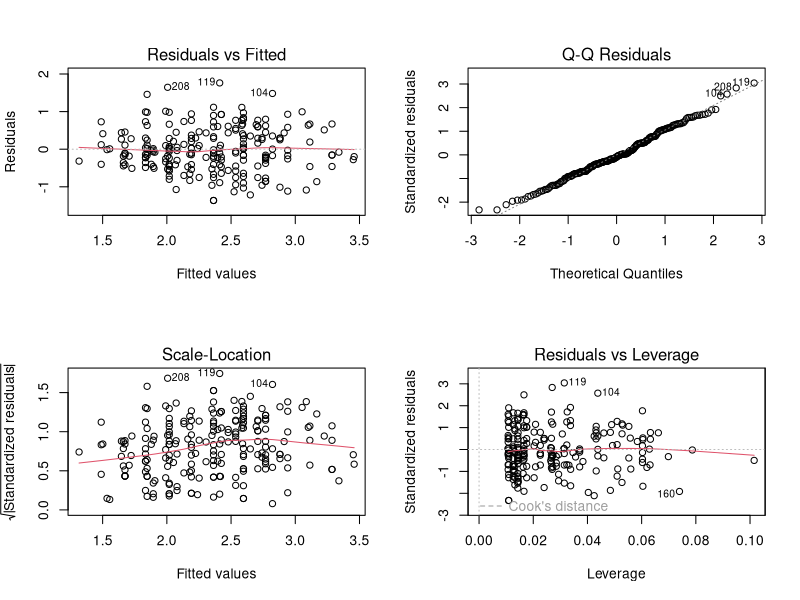
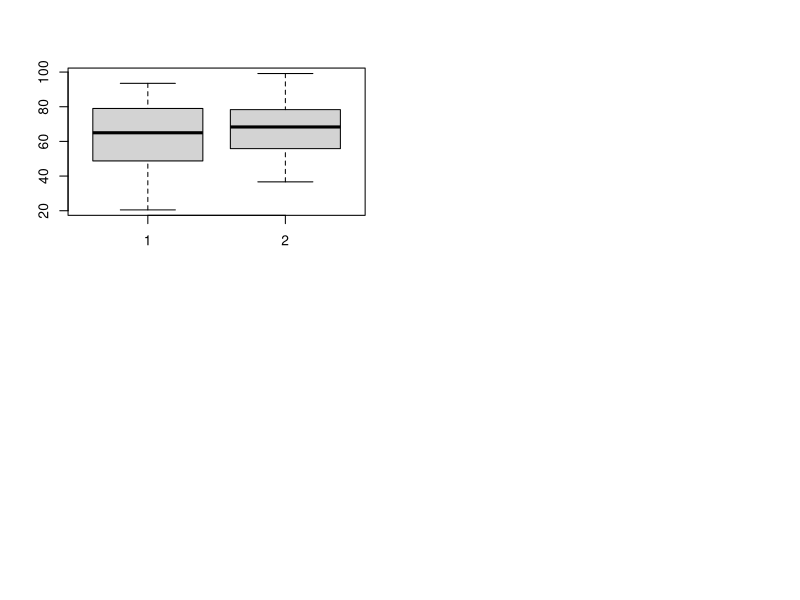
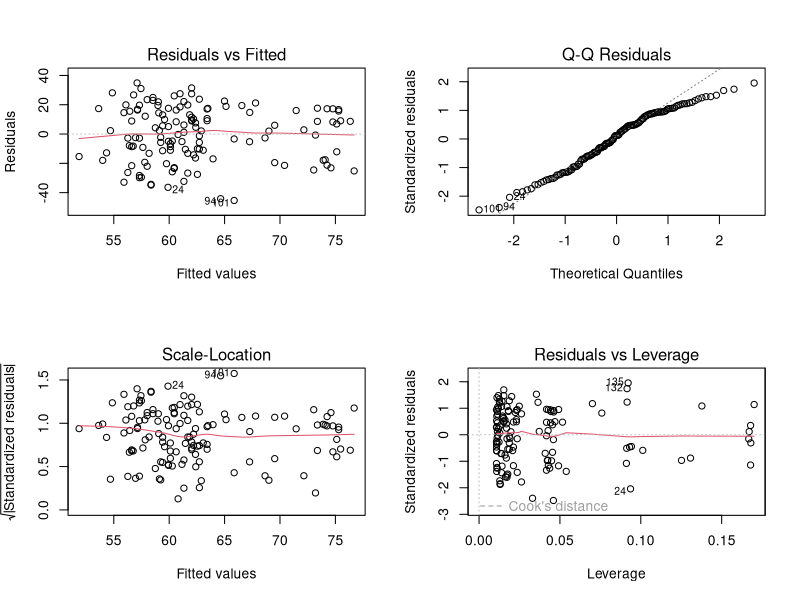
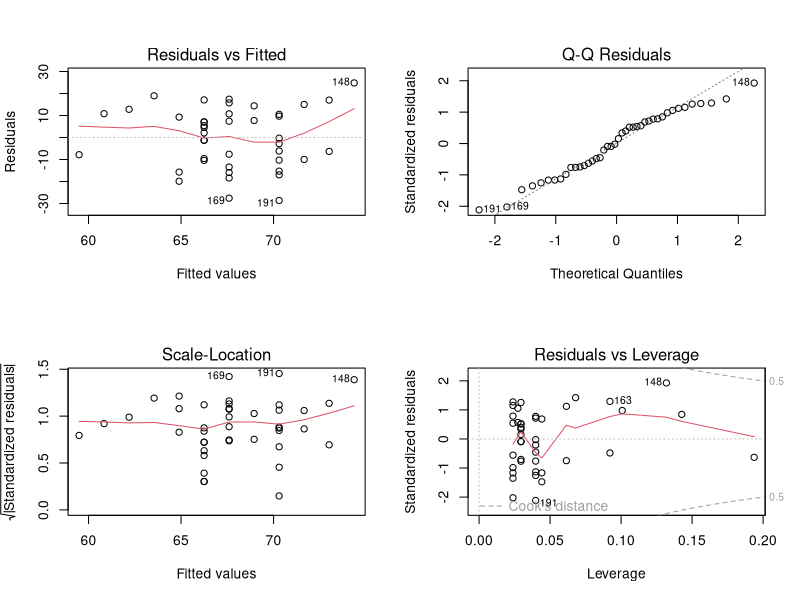
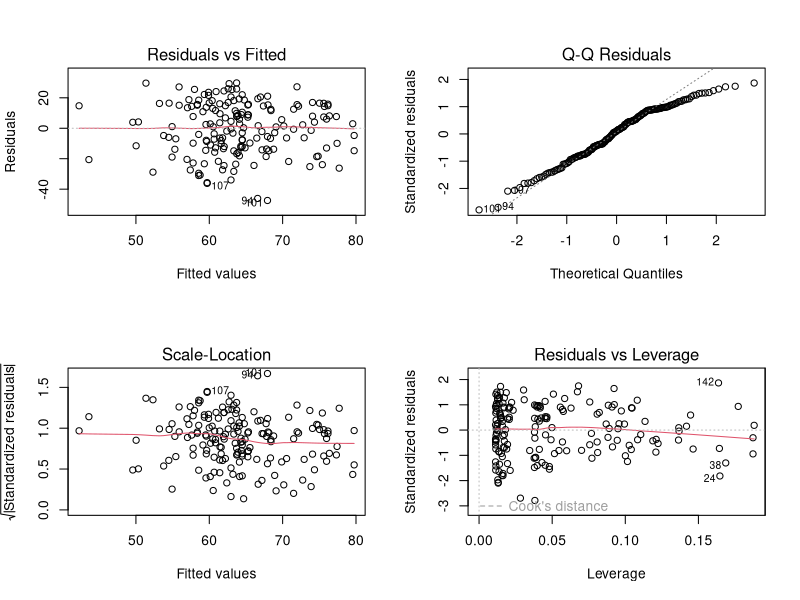
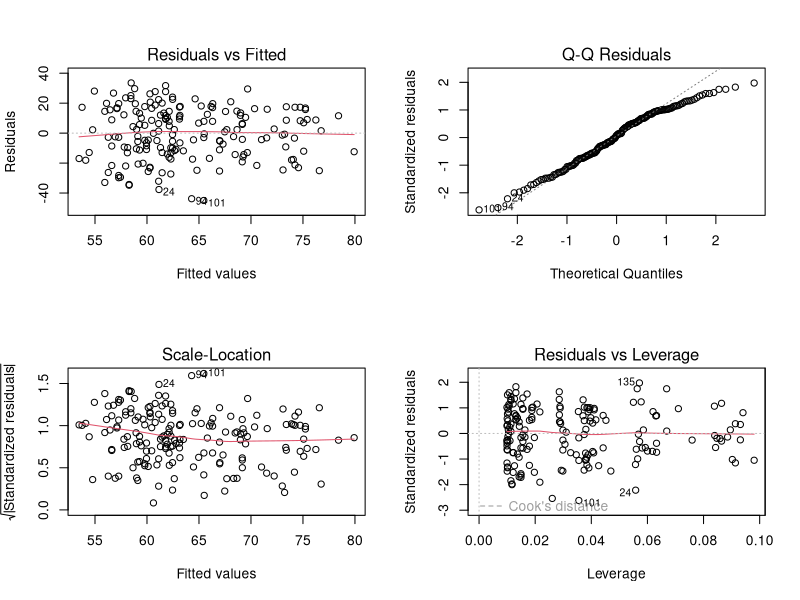
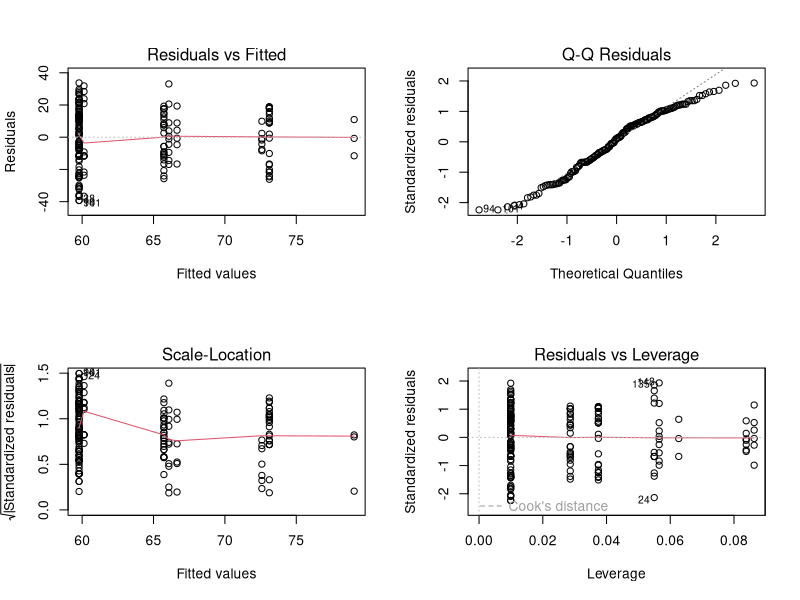
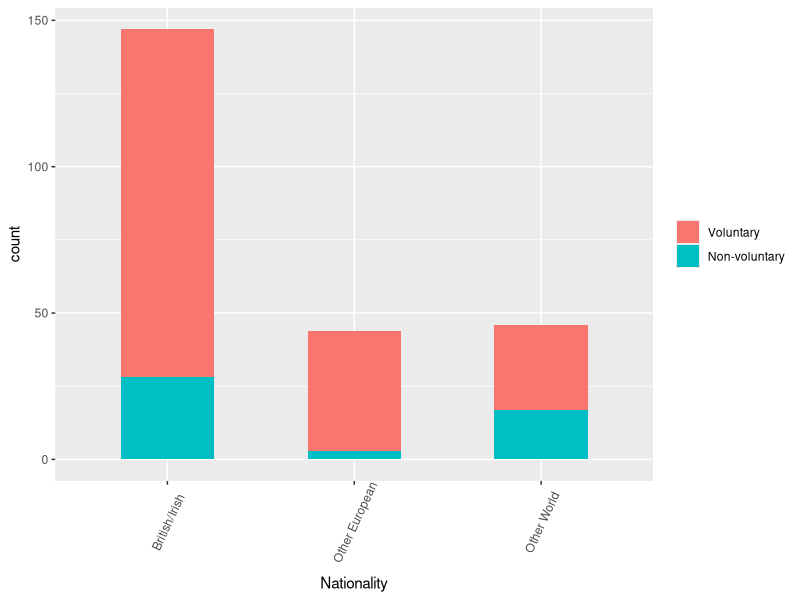

Generate these figures, in order, with R:
# Formal analyis for study
# Filename - Formal_Analysis.R
# Date - 01/02/21
# Author - CA/MB

# libraries
library(tidyverse)
library(MASS)

# Load in data
survey_data <- read.csv("survey_data.csv")
dim(survey_data)

# Tidy data
survey_data$Statistics <- as.factor(survey_data$Statistics)
survey_data$Mathematics <- as.factor(survey_data$Mathematics)
survey_data$Nationality <- as.factor(survey_data$Nationality)
survey_data$Course <- as.factor(survey_data$Course)
survey_data$Specialist <- as.factor(survey_data$Specialist)
survey_data$Voluntary <- as.factor(survey_data$Voluntary)
survey_data$Gender <- as.factor(survey_data$Gender)

survey_data$Nationality <- factor(survey_data$Nationality,levels=levels(survey_data$Nationality)[c(1,4,2,3)],ordered=F)
survey_data$Course <- factor(survey_data$Course,levels=rev(levels(survey_data$Course)),ordered=F)
survey_data$Specialist <- factor(survey_data$Specialist,levels=rev(levels(survey_data$Specialist)),ordered=F)
survey_data$Voluntary <- factor(survey_data$Voluntary,levels=rev(levels(survey_data$Voluntary)),ordered=F)
survey_data$Year.of.Study <- factor(survey_data$Year.of.Study, ordered=F, 
                                    levels=c("Year 1", "Year 2", "Year 3", "Year 4", "Masters year"))


# Subsetted data for voluntary & non-specialist cases
survey_volun <- survey_data[survey_data$Voluntary=="Voluntary",]
survey_volun$Voluntary <- droplevels(survey_volun$Voluntary)
survey_spec <- survey_data[survey_data$Specialist=="Non-Specialist",]
survey_spec$Specialist <- droplevels(survey_spec$Specialist)

# Subsetted data excluding S1A
survey_performance <- survey_data[survey_data$Course!="Course 3",]
survey_performance$Course <- droplevels(survey_performance$Course)


##                 ##
# Table X intervals #
##                 ##

#spec vs non-spec
t.test(survey_data$SA.mean[survey_data$Specialist=="Specialist"],
       survey_data$SA.mean[survey_data$Specialist=="Non-Specialist"])

#volun vs non-volun
t.test(survey_data$SA.mean[survey_data$Voluntary=="Voluntary"],
       survey_data$SA.mean[survey_data$Voluntary=="Non-voluntary"])

#spec vs non spec for non-volun
t.test(survey_volun$SA.mean[survey_volun$Specialist=="Specialist"],
       survey_volun$SA.mean[survey_volun$Specialist=="Non-Specialist"])

#volun vs non-volun
t.test(survey_spec$SA.mean[survey_spec$Voluntary=="Voluntary"],
       survey_spec$SA.mean[survey_spec$Voluntary=="Non-voluntary"])


##             ##
# Figure 2 CI's #
##             ##

# Gender
t.test(survey_data$SA.mean[survey_data$Gender=="Female"],
       survey_data$SA.mean[survey_data$Gender=="Male"])

# Nationality ANOVA
summary(aov(SA.mean~Nationality,data=survey_data))

# Correlation coefficient CI for SA vs SE
cor.test(survey_data$SA.mean,survey_data$SE.mean)


##             ##
# Anxiety Model #
##             ##

# Fit Full linear model
# For stepAIC to work, need to remove missing values 
model_data <- na.omit(survey_data[,c("SA.mean","Gender","Age","Nationality","Year.of.Study",
                                     "SE.mean","Specialist","Voluntary")])

# MB Removed: ,"Highest.Qual","Course"

model_SA <- lm(SA.mean~Gender+Age+Nationality+Year.of.Study
               +SE.mean+Specialist+Voluntary,data=model_data)

# Run stepwise regression using AIC
step_model_SA <- stepAIC(model_SA,direction='both',trace=T)

# Check assumptions 
par(mfrow=c(2,2))
plot(step_model_SA)

summary(step_model_SA)
confint(step_model_SA)


##             ##
# Figure 3 CI's #
##             ##

# Create 2 datasets for each course
course1_data <- survey_performance[survey_performance$Course=="Course 1",]
course2_data <- survey_performance[survey_performance$Course=="Course 2",]
full_course_data <- survey_performance #rbind(course1_data,course2_data)

# Comparing performance between Courses
t.test(course1_data$Exam,course2_data$Exam)
boxplot(course1_data$Exam,course2_data$Exam)

# Gender
# Course 1
t.test(course1_data$Exam[course1_data$Gender=="Female"],
       course1_data$Exam[course1_data$Gender=="Male"])

# Course 2
t.test(course2_data$Exam[course2_data$Gender=="Female"],
       course2_data$Exam[course2_data$Gender=="Male"])

# Both Courses
t.test(full_course_data$Exam[full_course_data$Gender=="Female"],
       full_course_data$Exam[full_course_data$Gender=="Male"])


# Nationality ANOVA
# Course 1
summary(aov(Exam~Nationality,data=course1_data))

# Course 2
summary(aov(Exam~Nationality,data=course2_data))

# Both Courses
summary(aov(Exam~Nationality,data=full_course_data))


# Correlation coefficient CI for performance vs SE
# Course 1
cor.test(course1_data$Exam,course1_data$SE.mean)

# Course 2
cor.test(course2_data$Exam,course2_data$SE.mean)

# Both Courses
cor.test(full_course_data$Exam,full_course_data$SE.mean)


# Correlation coefficient CI for performance vs SA
# Course 1
cor.test(course1_data$Exam,course1_data$SA.mean)

# Course 2
cor.test(course2_data$Exam,course2_data$SA.mean)

# Both Courses
cor.test(full_course_data$Exam,full_course_data$SA.mean)


##          ##
# Exam Model #
##          ##

# Course 1 model 

# Fit Full linear model
# For stepAIC to work, need to remove missing values 
model1_data <- na.omit(course1_data[,c("SA.mean","Gender","Age","Nationality",
                                       "Highest.Qual","Course","SE.mean","Specialist","Exam")])

model_Exam_Course1 <- lm(Exam~Gender+Age+Nationality
                         +Highest.Qual+SE.mean+Specialist+SA.mean,data=model1_data)

# Run stepwise regression using AIC
step_model_Course1 <- stepAIC(model_Exam_Course1,direction='both',trace=T)

# Check assumptions 
par(mfrow=c(2,2))
plot(step_model_Course1)

summary(step_model_Course1)
confint(step_model_Course1)

# Course 2 model 

# Fit Full linear model
# For stepAIC to work, need to remove missing values 
model2_data <- na.omit(course2_data[,c("SA.mean","Gender","Age","Nationality","Year.of.Study",
                                       "Highest.Qual","SE.mean","Exam")])

model_Exam_Course2 <- lm(Exam~Gender+Age+Nationality+Year.of.Study
                         +Highest.Qual+SE.mean+SA.mean,data=model2_data)

# Run stepwise regression using AIC
step_model_Course2 <- stepAIC(model_Exam_Course2,direction='both',trace=T)

# Check assumptions 
par(mfrow=c(2,2))
plot(step_model_Course2)

summary(step_model_Course2)
confint(step_model_Course2)

# Check correlation bewteen S.Eff and S.Anx...
cor.test(full_course_data$SA.mean, full_course_data$SE.mean) # -0.5642336 
cor.test(course1_data$SA.mean, course1_data$SE.mean) # -0.5513009 
cor.test(course2_data$SA.mean, course2_data$SE.mean) # -0.6144155 


# Both course models 
model_data <- na.omit(full_course_data[,c("SA.mean","Gender","Age","Nationality","Year.of.Study",
                                          "Exam","Course","Specialist")])

# MB Removed: "Highest.Qual","Voluntary", "
model_data$Year.of.Study <- droplevels(model_data$Year.of.Study)


#table(model_data$Year.of.Study, model_data$Course)
#              Course 1 Course 2
# Year 1            113        3
# Year 2             13        0
# Year 3              5       23
# Masters year        0       16


model_Exam_Course_Full <- lm(Exam~Gender+Age+Nationality+Year.of.Study
                             +SA.mean+Course+Specialist,data=model_data)

# Run stepwise regression using AIC
step_model_Course_Full <- stepAIC(model_Exam_Course_Full,direction='both',trace=T)

# Check assumptions 
par(mfrow=c(2,2))
plot(step_model_Course_Full)

summary(step_model_Course_Full)
confint(step_model_Course_Full)


# MB Removed: "Year.of.Study" - see table above
model_data <- na.omit(full_course_data[,c("SA.mean","Gender","Age","Nationality",
                                          "Exam","Course","Specialist")])

model_Exam_Course_Full_SA <- lm(Exam~Gender+Age+Nationality
                                +SA.mean+Course+Specialist,data=model_data)

# Run stepwise regression using AIC
step_model_Course_Full_SA <- stepAIC(model_Exam_Course_Full_SA,direction='both',trace=T)

# Check assumptions
par(mfrow=c(2,2))
plot(step_model_Course_Full_SA)

summary(step_model_Course_Full_SA)
confint(step_model_Course_Full_SA)


# Self efficacy model
model_data <- na.omit(full_course_data[,c("SE.mean","Gender","Age","Nationality",
                                          "Exam","Course","Specialist")])

model_Exam_Course_Full_SE <- lm(Exam~Gender+Age+Nationality
                                +SE.mean+Course+Specialist,data=model_data)

# Run stepwise regression using AIC
step_model_Course_Full_SE <- stepAIC(model_Exam_Course_Full_SE,direction='both',trace=T)

# Check assumptions
par(mfrow=c(2,2))
plot(step_model_Course_Full_SE)

summary(step_model_Course_Full_SE)
confint(step_model_Course_Full_SE)




##############################################################################
# Analysis for MBs MEd Assignment - IGNORE BELOW HERE
table(survey_data$Nationality)
round(prop.table(table(survey_data$Nationality)),3)

table(survey_data$Voluntary)
round(prop.table(table(survey_data$Voluntary)),3)

summary(survey_data$SA.mean)
sqrt(var(survey_data$SA.mean))

table(survey_data$Nationality,survey_data$Voluntary)
table(survey_data$Nationality,survey_data$Specialist)


library(rockchalk)
Nationality <- combineLevels(survey_data$Nationality, levs = c("Chinese","Other"), newLabel = "Other World")

Qdata <- data.frame(Nationality=Nationality, 
                    Voluntary = survey_data$Voluntary)
Qdata <- Qdata[!is.na(Qdata[,1]),]
Qdata <- Qdata[!is.na(Qdata[,2]),]

g <- ggplot(Qdata, aes(Nationality))
g + geom_bar(aes(fill=Voluntary), width = 0.5) + 
  theme(axis.text.x = element_text(angle=65, vjust=0.6)) + 
  theme(legend.title = element_blank())


g <- ggplot(Qdata, aes(Voluntary))
g + geom_bar(aes(fill=Nationality), width = 0.5) + 
  theme(axis.text.x = element_text(angle=65, vjust=0.6)) + 
  theme(legend.title = element_blank())

chisq1a <- chisq.test(survey_data$Nationality,survey_data$Voluntary)
chisq1a$expected

chisq1b <- chisq.test(Nationality,survey_data$Voluntary)
chisq1b$expected

chisq2 <- chisq.test(survey_data$Nationality,survey_data$Specialist)
chisq2$expected
